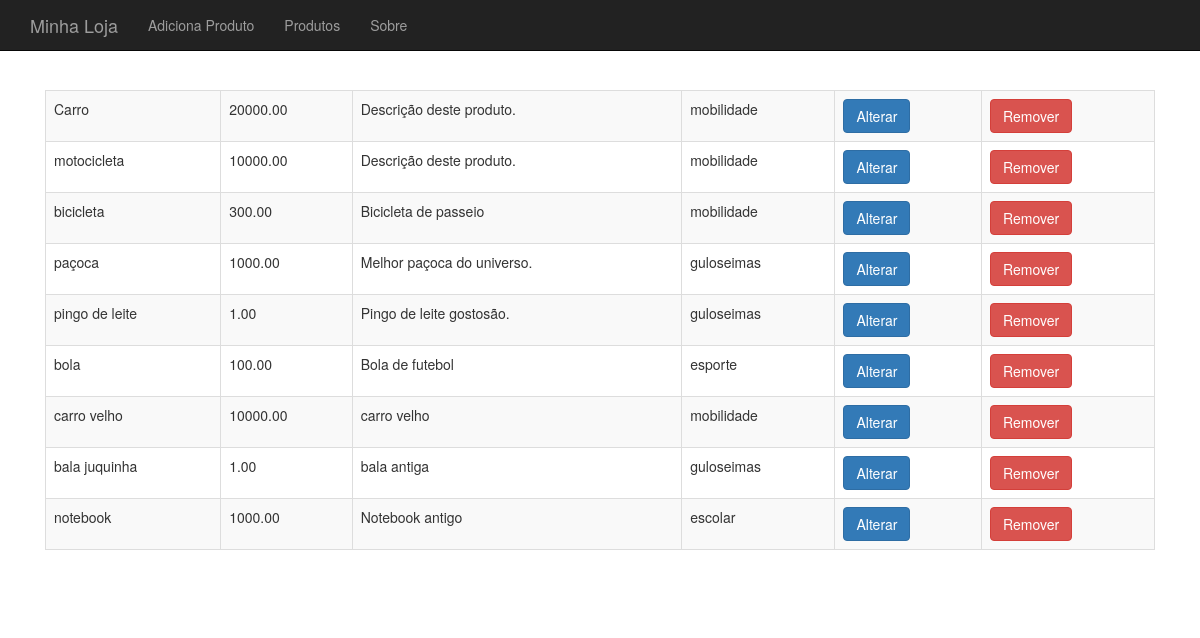
Before: /produto-lista.php with the older database file.
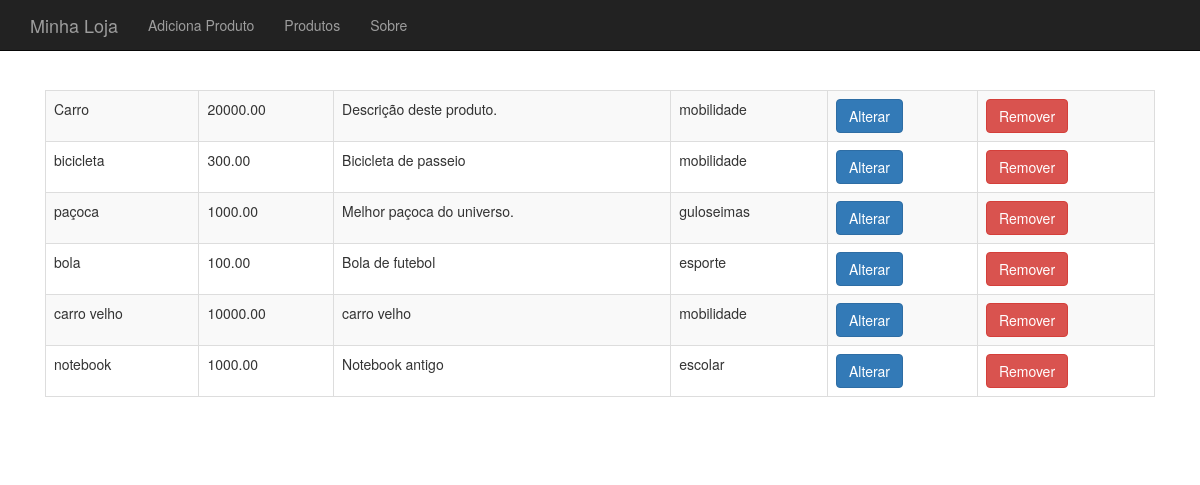
After: the same page with the newer database file.
### tables this page shows
CREATE TABLE `produtos` (
  `id` int(11) NOT NULL AUTO_INCREMENT,
  `nome` varchar(255) DEFAULT NULL,
  `preco` decimal(10,2) DEFAULT NULL,
  `descricao` text,
  `categoria_id` int(11) DEFAULT NULL,
  `usado` tinyint(1) DEFAULT '0',
  PRIMARY KEY (`id`)
);

CREATE TABLE `categorias` (
  `id` int(11) NOT NULL AUTO_INCREMENT,
  `nome` varchar(255) DEFAULT NULL,
  PRIMARY KEY (`id`)
);

### banco-produto.php (called while the page is built, shortened)
<?php
function listaProdutos($conexao) {
	$produtos = array();
	$resultado = mysqli_query($conexao, "SELECT p.*, c.nome as categoria_nome FROM produtos as p join categorias as c on p.categoria_id=c.id");
	while($produto = mysqli_fetch_assoc($resultado)) {
		array_push($produtos, $produto);
	}
	return $produtos;
}

### produto-lista.php (the view, shortened to what this page needs)
<?php
require "header.php";
require "conecta.php";
require "banco-produto.php";
?>
<table class="table table-striped table-bordered">
<?php
$produtos = listaProdutos($conexao);
foreach($produtos as $produto):
?>
	<tr>
		<td><?php echo $produto['nome'];?></td>
		<td><?php echo $produto['preco'];?></td>
		<td><?php echo substr($produto['descricao'], 0, 40);?></td>
		<td><?php echo $produto['categoria_nome'];?></td>
		<td><a class="btn btn-primary" href="produto-altera-formulario.php?id=<?php echo $produto['id']?>">Alterar</a></td>
		<td>
			<form action="remove-produto.php" method="post">
				<button class="btn btn-danger">Remover</button>
			</form>
		</td>
	</tr>
<?php
endforeach;
?>
</table>
<?php require "footer.php" ?>

### header.php (shortened to what this page needs)
<!DOCTYPE html>
<html>
<head>
	<link rel="stylesheet" href="css/bootstrap.css">
	<link rel="stylesheet" href="css/loja.css">
</head>
<body>
<div class="navbar navbar-inverse navbar-fixed-top">
	<div class="container">
		<div class="navbar-header">
			<a class="navbar-brand" href="index.php">Minha Loja</a>
		</div>
		<div>
			<ul class="nav navbar-nav">
				<li><a href="produto-formulario.php">Adiciona Produto</a></li>
				<li><a href="produto-lista.php">Produtos</a></li>
				<li><a href="sobre.php">Sobre</a></li>
			</ul>
		</div>
	</div>
</div>
<div class="container">
	<div class="principal">

### footer.php
	</div>
</div>
</body>
</html>

### css/loja.css (style rules this page uses)
body { padding-top: 50px; }
.principal { padding: 40px 15px; }

Changed rows visible on the page:
removed produtos: nome "motocicleta", preco "10000.00", descricao "Descrição deste produto.", categoria.nome "mobilidade"
removed produtos: nome "pingo de leite", preco "1.00", descricao "Pingo de leite gostosão.", categoria.nome "guloseimas"
removed produtos: nome "bala juquinha", preco "1.00", descricao "bala antiga", categoria.nome "guloseimas"
